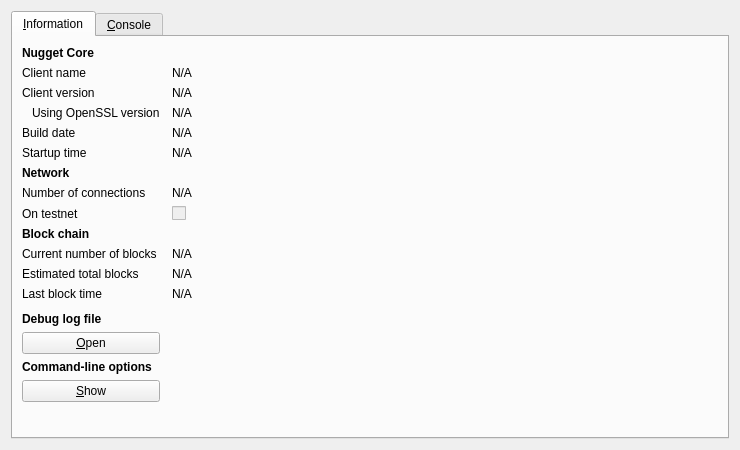
<?xml version="1.0" encoding="UTF-8"?>
<ui version="4.0">
 <class>RPCConsole</class>
 <widget class="QDialog" name="RPCConsole">
  <property name="geometry">
   <rect>
    <x>0</x>
    <y>0</y>
    <width>740</width>
    <height>450</height>
   </rect>
  </property>
  <property name="windowTitle">
   <string>Nugget - Debug window</string>
  </property>
  <layout class="QVBoxLayout" name="verticalLayout_2">
   <item>
    <widget class="QTabWidget" name="tabWidget">
     <property name="currentIndex">
      <number>0</number>
     </property>
     <widget class="QWidget" name="tab_info">
      <attribute name="title">
       <string>&amp;Information</string>
      </attribute>
      <layout class="QGridLayout" name="gridLayout" columnstretch="0,1">
       <property name="horizontalSpacing">
        <number>12</number>
       </property>
       <item row="0" column="0">
        <widget class="QLabel" name="label_9">
         <property name="font">
          <font>
           <weight>75</weight>
           <bold>true</bold>
          </font>
         </property>
         <property name="text">
          <string>Nugget Core</string>
         </property>
        </widget>
       </item>
       <item row="1" column="0">
        <widget class="QLabel" name="label_5">
         <property name="text">
          <string>Client name</string>
         </property>
        </widget>
       </item>
       <item row="1" column="1">
        <widget class="QLabel" name="clientName">
         <property name="cursor">
          <cursorShape>IBeamCursor</cursorShape>
         </property>
         <property name="text">
          <string>N/A</string>
         </property>
         <property name="textFormat">
          <enum>Qt::PlainText</enum>
         </property>
         <property name="textInteractionFlags">
          <set>Qt::LinksAccessibleByMouse|Qt::TextSelectableByKeyboard|Qt::TextSelectableByMouse</set>
         </property>
        </widget>
       </item>
       <item row="2" column="0">
        <widget class="QLabel" name="label_6">
         <property name="text">
          <string>Client version</string>
         </property>
        </widget>
       </item>
       <item row="2" column="1">
        <widget class="QLabel" name="clientVersion">
         <property name="cursor">
          <cursorShape>IBeamCursor</cursorShape>
         </property>
         <property name="text">
          <string>N/A</string>
         </property>
         <property name="textFormat">
          <enum>Qt::PlainText</enum>
         </property>
         <property name="textInteractionFlags">
          <set>Qt::LinksAccessibleByMouse|Qt::TextSelectableByKeyboard|Qt::TextSelectableByMouse</set>
         </property>
        </widget>
       </item>
       <item row="3" column="0">
        <widget class="QLabel" name="label_14">
         <property name="text">
          <string>Using OpenSSL version</string>
         </property>
         <property name="indent">
          <number>10</number>
         </property>
        </widget>
       </item>
       <item row="3" column="1">
        <widget class="QLabel" name="openSSLVersion">
         <property name="cursor">
          <cursorShape>IBeamCursor</cursorShape>
         </property>
         <property name="text">
          <string>N/A</string>
         </property>
         <property name="textFormat">
          <enum>Qt::PlainText</enum>
         </property>
         <property name="textInteractionFlags">
          <set>Qt::LinksAccessibleByMouse|Qt::TextSelectableByKeyboard|Qt::TextSelectableByMouse</set>
         </property>
        </widget>
       </item>
       <item row="4" column="0">
        <widget class="QLabel" name="label_12">
         <property name="text">
          <string>Build date</string>
         </property>
        </widget>
       </item>
       <item row="4" column="1">
        <widget class="QLabel" name="buildDate">
         <property name="cursor">
          <cursorShape>IBeamCursor</cursorShape>
         </property>
         <property name="text">
          <string>N/A</string>
         </property>
         <property name="textFormat">
          <enum>Qt::PlainText</enum>
         </property>
         <property name="textInteractionFlags">
          <set>Qt::LinksAccessibleByMouse|Qt::TextSelectableByKeyboard|Qt::TextSelectableByMouse</set>
         </property>
        </widget>
       </item>
       <item row="5" column="0">
        <widget class="QLabel" name="label_13">
         <property name="text">
          <string>Startup time</string>
         </property>
        </widget>
       </item>
       <item row="5" column="1">
        <widget class="QLabel" name="startupTime">
         <property name="cursor">
          <cursorShape>IBeamCursor</cursorShape>
         </property>
         <property name="text">
          <string>N/A</string>
         </property>
         <property name="textFormat">
          <enum>Qt::PlainText</enum>
         </property>
         <property name="textInteractionFlags">
          <set>Qt::LinksAccessibleByMouse|Qt::TextSelectableByKeyboard|Qt::TextSelectableByMouse</set>
         </property>
        </widget>
       </item>
       <item row="6" column="0">
        <widget class="QLabel" name="label_11">
         <property name="font">
          <font>
           <weight>75</weight>
           <bold>true</bold>
          </font>
         </property>
         <property name="text">
          <string>Network</string>
         </property>
        </widget>
       </item>
       <item row="7" column="0">
        <widget class="QLabel" name="label_7">
         <property name="text">
          <string>Number of connections</string>
         </property>
        </widget>
       </item>
       <item row="7" column="1">
        <widget class="QLabel" name="numberOfConnections">
         <property name="cursor">
          <cursorShape>IBeamCursor</cursorShape>
         </property>
         <property name="text">
          <string>N/A</string>
         </property>
         <property name="textFormat">
          <enum>Qt::PlainText</enum>
         </property>
         <property name="textInteractionFlags">
          <set>Qt::LinksAccessibleByMouse|Qt::TextSelectableByKeyboard|Qt::TextSelectableByMouse</set>
         </property>
        </widget>
       </item>
       <item row="8" column="0">
        <widget class="QLabel" name="label_8">
         <property name="text">
          <string>On testnet</string>
         </property>
        </widget>
       </item>
       <item row="8" column="1">
        <widget class="QCheckBox" name="isTestNet">
         <property name="enabled">
          <bool>false</bool>
         </property>
         <property name="text">
          <string/>
         </property>
        </widget>
       </item>
       <item row="9" column="0">
        <widget class="QLabel" name="label_10">
         <property name="font">
          <font>
           <weight>75</weight>
           <bold>true</bold>
          </font>
         </property>
         <property name="text">
          <string>Block chain</string>
         </property>
        </widget>
       </item>
       <item row="10" column="0">
        <widget class="QLabel" name="label_3">
         <property name="text">
          <string>Current number of blocks</string>
         </property>
        </widget>
       </item>
       <item row="10" column="1">
        <widget class="QLabel" name="numberOfBlocks">
         <property name="cursor">
          <cursorShape>IBeamCursor</cursorShape>
         </property>
         <property name="text">
          <string>N/A</string>
         </property>
         <property name="textFormat">
          <enum>Qt::PlainText</enum>
         </property>
         <property name="textInteractionFlags">
          <set>Qt::LinksAccessibleByMouse|Qt::TextSelectableByKeyboard|Qt::TextSelectableByMouse</set>
         </property>
        </widget>
       </item>
       <item row="11" column="0">
        <widget class="QLabel" name="label_4">
         <property name="text">
          <string>Estimated total blocks</string>
         </property>
        </widget>
       </item>
       <item row="11" column="1">
        <widget class="QLabel" name="totalBlocks">
         <property name="cursor">
          <cursorShape>IBeamCursor</cursorShape>
         </property>
         <property name="text">
          <string>N/A</string>
         </property>
         <property name="textFormat">
          <enum>Qt::PlainText</enum>
         </property>
         <property name="textInteractionFlags">
          <set>Qt::LinksAccessibleByMouse|Qt::TextSelectableByKeyboard|Qt::TextSelectableByMouse</set>
         </property>
        </widget>
       </item>
       <item row="12" column="0">
        <widget class="QLabel" name="label_2">
         <property name="text">
          <string>Last block time</string>
         </property>
        </widget>
       </item>
       <item row="12" column="1">
        <widget class="QLabel" name="lastBlockTime">
         <property name="cursor">
          <cursorShape>IBeamCursor</cursorShape>
         </property>
         <property name="text">
          <string>N/A</string>
         </property>
         <property name="textFormat">
          <enum>Qt::PlainText</enum>
         </property>
         <property name="textInteractionFlags">
          <set>Qt::LinksAccessibleByMouse|Qt::TextSelectableByKeyboard|Qt::TextSelectableByMouse</set>
         </property>
        </widget>
       </item>
       <item row="13" column="0">
        <spacer name="verticalSpacer_2">
         <property name="orientation">
          <enum>Qt::Vertical</enum>
         </property>
         <property name="sizeHint" stdset="0">
          <size>
           <width>20</width>
           <height>20</height>
          </size>
         </property>
        </spacer>
       </item>
       <item row="14" column="0">
        <widget class="QLabel" name="labelDebugLogfile">
         <property name="font">
          <font>
           <weight>75</weight>
           <bold>true</bold>
          </font>
         </property>
         <property name="text">
          <string>Debug log file</string>
         </property>
        </widget>
       </item>
       <item row="15" column="0">
        <widget class="QPushButton" name="openDebugLogfileButton">
         <property name="toolTip">
          <string>Open the Nugget debug log file from the current data directory. This can take a few seconds for large log files.</string>
         </property>
         <property name="text">
          <string>&amp;Open</string>
         </property>
         <property name="autoDefault">
          <bool>false</bool>
         </property>
        </widget>
       </item>
       <item row="16" column="0">
        <widget class="QLabel" name="labelCLOptions">
         <property name="font">
          <font>
           <weight>75</weight>
           <bold>true</bold>
          </font>
         </property>
         <property name="text">
          <string>Command-line options</string>
         </property>
        </widget>
       </item>
       <item row="17" column="0">
        <widget class="QPushButton" name="showCLOptionsButton">
         <property name="toolTip">
          <string>Show the Nugget-Qt help message to get a list with possible Nugget command-line options.</string>
         </property>
         <property name="text">
          <string>&amp;Show</string>
         </property>
         <property name="autoDefault">
          <bool>false</bool>
         </property>
        </widget>
       </item>
       <item row="18" column="0">
        <spacer name="verticalSpacer">
         <property name="orientation">
          <enum>Qt::Vertical</enum>
         </property>
         <property name="sizeHint" stdset="0">
          <size>
           <width>20</width>
           <height>40</height>
          </size>
         </property>
        </spacer>
       </item>
      </layout>
     </widget>
     <widget class="QWidget" name="tab_console">
      <attribute name="title">
       <string>&amp;Console</string>
      </attribute>
      <layout class="QVBoxLayout" name="verticalLayout_3">
       <property name="spacing">
        <number>3</number>
       </property>
       <item>
        <widget class="QTextEdit" name="messagesWidget">
         <property name="minimumSize">
          <size>
           <width>0</width>
           <height>100</height>
          </size>
         </property>
         <property name="readOnly">
          <bool>true</bool>
         </property>
         <property name="tabKeyNavigation" stdset="0">
          <bool>false</bool>
         </property>
         <property name="columnCount" stdset="0">
          <number>2</number>
         </property>
        </widget>
       </item>
       <item>
        <layout class="QHBoxLayout" name="horizontalLayout">
         <property name="spacing">
          <number>3</number>
         </property>
         <item>
          <widget class="QLabel" name="label">
           <property name="text">
            <string notr="true">&gt;</string>
           </property>
          </widget>
         </item>
         <item>
          <widget class="QLineEdit" name="lineEdit"/>
         </item>
         <item>
          <widget class="QPushButton" name="clearButton">
           <property name="maximumSize">
            <size>
             <width>24</width>
             <height>24</height>
            </size>
           </property>
           <property name="toolTip">
            <string>Clear console</string>
           </property>
           <property name="text">
            <string/>
           </property>
           <property name="icon">
            <iconset resource="../nugget.qrc">
             <normaloff>:/icons/remove</normaloff>:/icons/remove</iconset>
           </property>
           <property name="shortcut">
            <string notr="true">Ctrl+L</string>
           </property>
           <property name="autoDefault">
            <bool>false</bool>
           </property>
          </widget>
         </item>
        </layout>
       </item>
      </layout>
     </widget>
    </widget>
   </item>
  </layout>
 </widget>
 <resources>
  <include location="../nugget.qrc"/>
 </resources>
 <connections/>
</ui>
